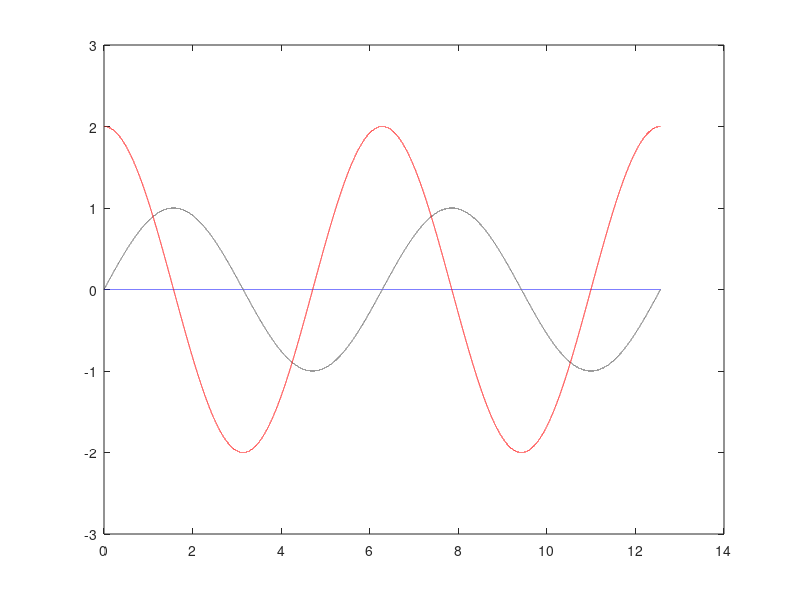

MATLAB code to generate this figure:
clear
close

t = linspace(0,4*pi,100000);
y = sin(t);
yDiff = [diff(y),diff(y(end-1:end))];
yGrad = gradient(y,2*pi/length(t));


plot(t,y,'--k');
hold on
plot(t,yDiff,'-b');
plot(t,yGrad,'-r');
hold off